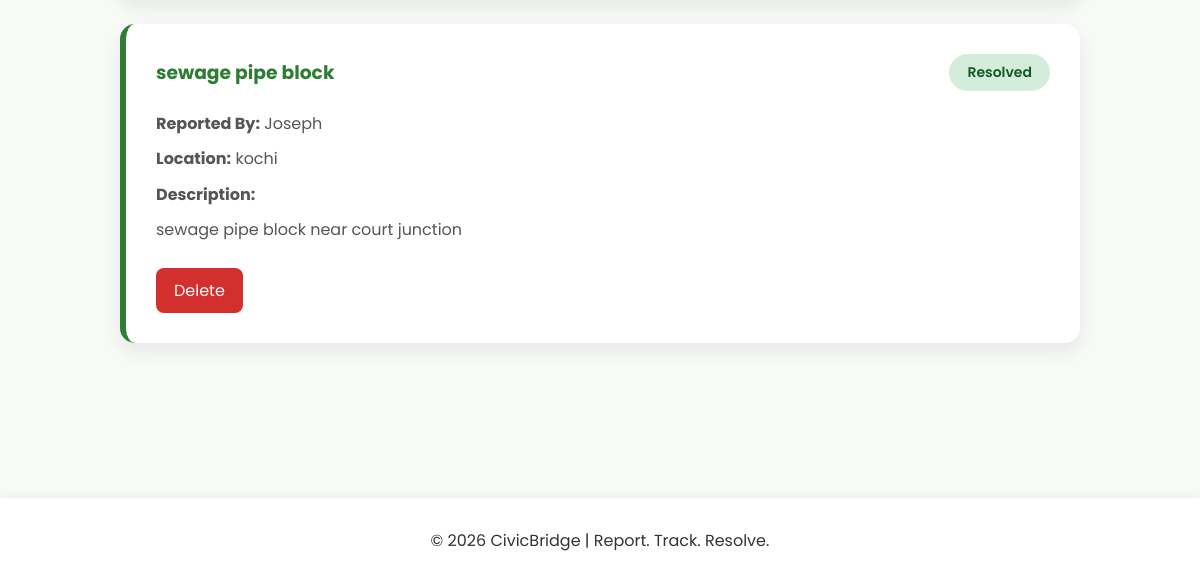
The app's page /issues (lower part), older data.
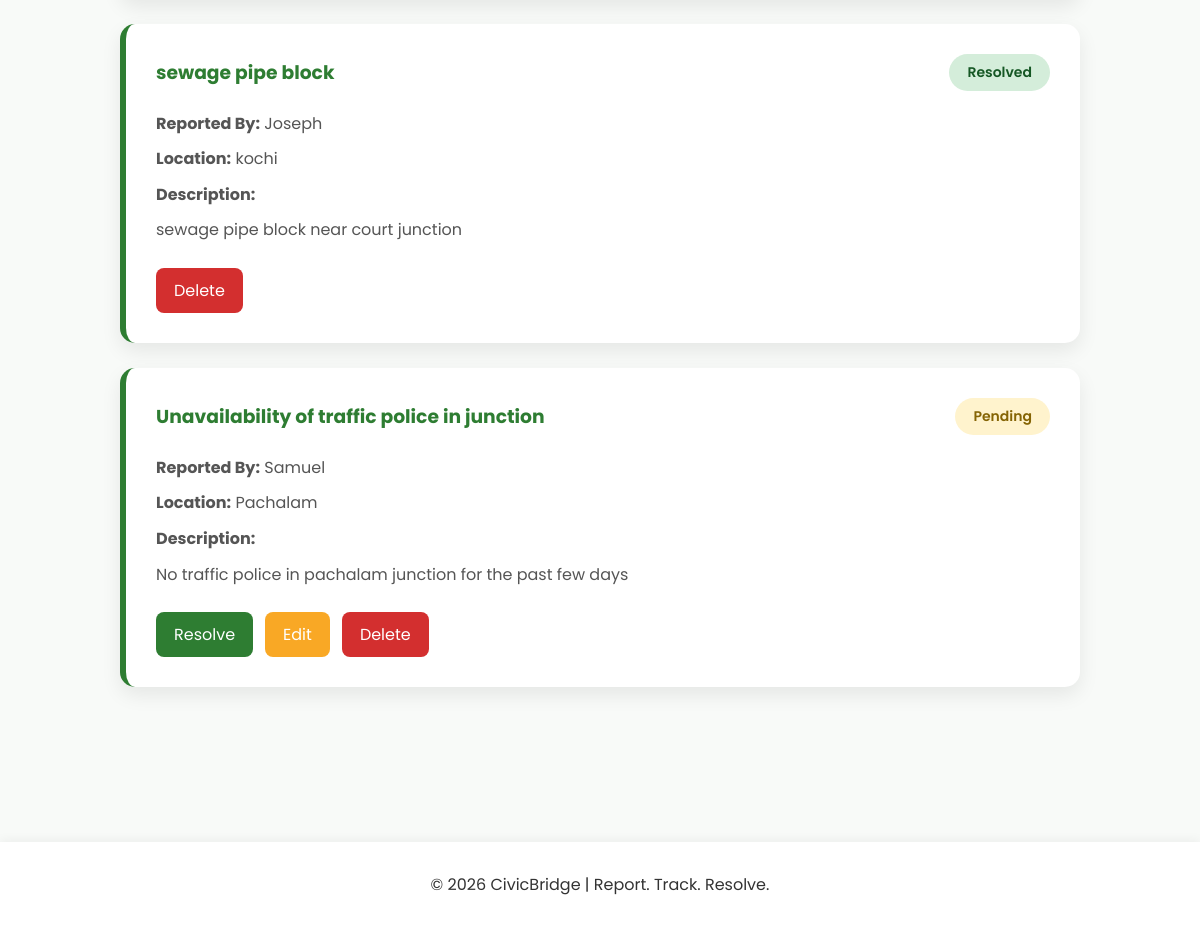
The same page, newer data.
### tables this page shows
CREATE TABLE reports (
    id INTEGER PRIMARY KEY AUTOINCREMENT,
    name TEXT,
    location TEXT,
    title TEXT,
    description TEXT
, status TEXT, username TEXT);

### app/app.py (the view)
@app.route("/issues")
def issues():
    conn = sqlite3.connect("civicbridge.db")
    cursor=conn.cursor()
    status=request.args.get("status")
    search=request.args.get("search")
    if search:
        cursor.execute(
            "SELECT * FROM reports WHERE title LIKE ?",
            (f"%{search}%",)
        )
    elif status:
        cursor.execute(
            "SELECT * FROM reports WHERE status=?",
            (status,)
        )
    else:
        cursor.execute("SELECT * from reports")
    reports=cursor.fetchall()
    conn.close()
    return render_template("issues.html", reports=reports)

### app/templates/issues.html (shortened to what this page needs)
{% extends "base.html" %}
{% block content %}
<div class="issues-container">
{% if reports %}
    {% for report in reports %}
    <div class="issue-card">
        <div class="issue-top">
            <h3>{{ report[3] }}</h3>
            {% if report[5] == "Resolved" %}
                <span class="status resolved">
                    Resolved
                </span>
            {% else %}
                <span class="status pending">
                    Pending
                </span>
            {% endif %}
        </div>
        <p><strong>Reported By:</strong> {{ report[1] }}</p>
        <p><strong>Location:</strong> {{ report[2] }}</p>
        <p><strong>Description:</strong></p>
        <p>{{ report[4] }}</p>
        <div class="issue-actions">
            {% if report[5] == "Pending" %}
                <a href="/resolve/{{ report[0] }}" class="btn-resolve">
                    Resolve
                </a>
                <a href="/edit/{{ report[0] }}" class="btn-edit">
                    Edit
                </a>
            {% endif %}
            <a href="/delete/{{ report[0] }}" class="btn-delete">
                Delete
            </a>
        </div>
    </div>
    {% endfor %}
{% endif %}
</div>
{% endblock %}

### app/templates/base.html (shortened to what this page needs)
<!DOCTYPE html>
<html lang="en">
<head>
    <link rel="stylesheet"
          href="{{ url_for('static', filename='style.css') }}">
</head>
<body>
<main>
    {% block content %}
    {% endblock %}
</main>
<footer>
    <p>© 2026 CivicBridge | Report. Track. Resolve.</p>
</footer>
</body>
</html>

### app/static/style.css (style rules this page uses)
* { margin:0; padding:0; box-sizing:border-box; }
body { font-family:'Poppins',sans-serif; background:#f8faf8; color:#333; }
main { padding:50px 80px; }
footer { text-align:center; padding:30px; background:#ffffff; margin-top:60px; box-shadow:0 -2px 10px rgba(0,0,0,0.05); }
.status { display:inline-block; padding:8px 18px; border-radius:30px; font-size:14px; font-weight:600; }
.pending { background:#fff3cd; color:#856404; }
.resolved { background:#d4edda; color:#155724; }
.issue-card { background:white; padding:30px; border-radius:15px; border-left:6px solid #2e7d32; box-shadow:0 8px 20px rgba(0,0,0,0.08); margin-bottom:25px; transition:0.3s; }
.issue-top { display:flex; justify-content:space-between; align-items:center; margin-bottom:20px; }
.issue-top h3 { color:#2e7d32; margin:0; }
.issue-card p { color:#555; margin:10px 0; line-height:1.6; }
.issue-actions { display:flex; gap:12px; margin-top:25px; flex-wrap:wrap; }
.btn-resolve, .btn-edit, .btn-delete { text-decoration:none; color:white; padding:10px 18px; border-radius:8px; transition:0.3s; }
.btn-resolve { background:#2e7d32; }
.btn-edit { background:#f9a825; }
.btn-delete { background:#d32f2f; }
.issues-container { max-width:1000px; margin:0 auto; padding:20px; }

Row changes from the older to the newer data that the page shows:
added reports: title "Unavailability of traffic police in junction", status "Pending", name "Samuel", location "Pachalam", description "No traffic police in pachalam junction for the past few days"
